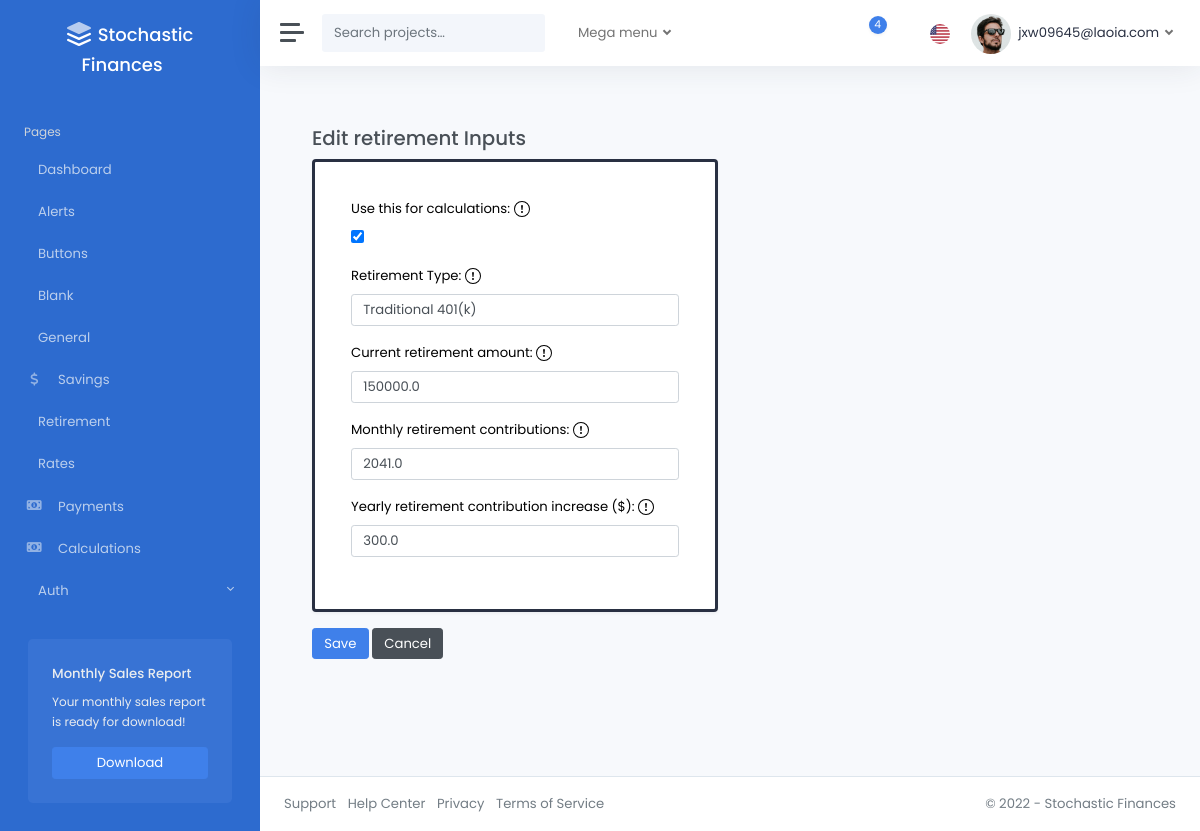
The page /retirement/7/edit/ (signed in) on the database as committed earlier.
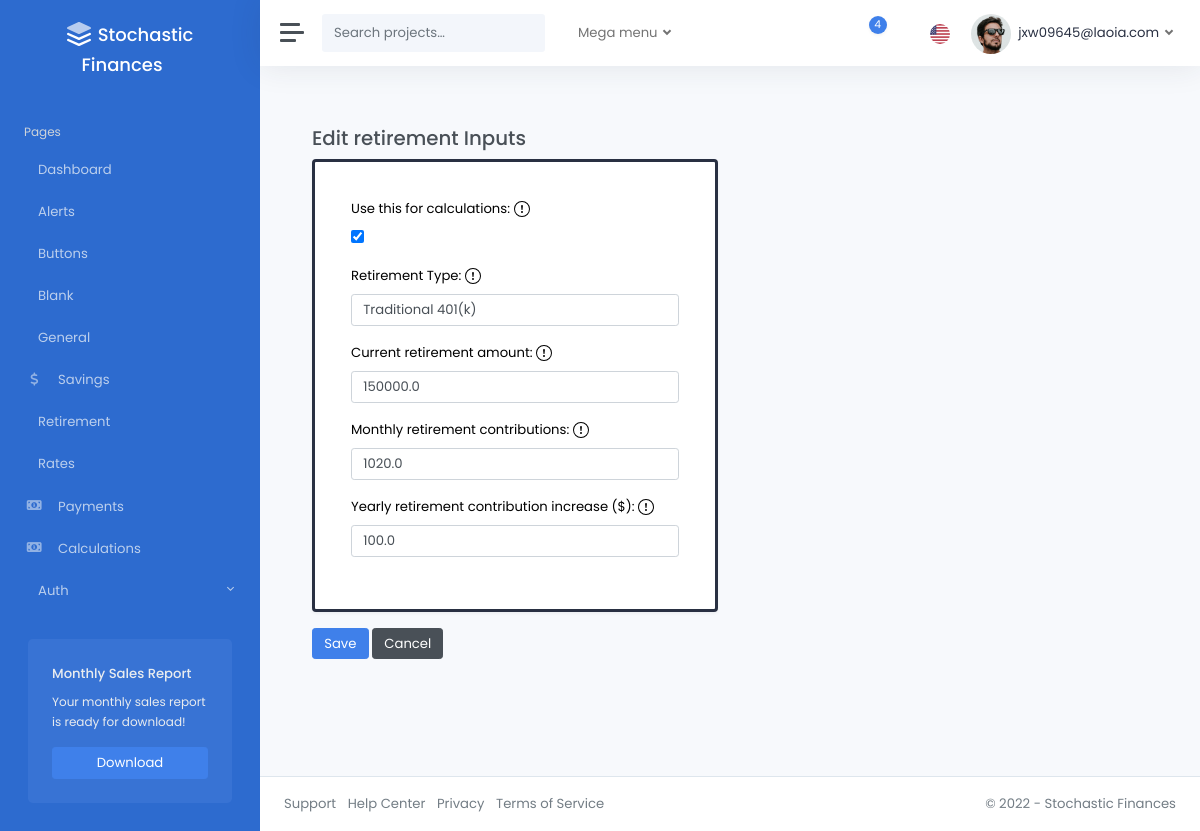
The same page on the database as committed later.
### pages/models.py (models this page shows)
class RetirementInputsModel(models.Model):
    RETIREMENT_TYPE_CHOICES = [
        ("traditional_401k", "Traditional 401(k)"),
        ("roth_401k", "Roth 401(k)"),
        ("traditional_ira", "Traditional IRA"),
        ("roth_ira", "Roth IRA"),
    ]
    is_active = models.BooleanField(default=False)
    retirement_type = models.CharField(
        max_length=20,
        choices=RETIREMENT_TYPE_CHOICES,
        default="traditional_401k",
    )
    base_retirement = models.FloatField(
        validators=[validate_base_retirement, decimal_validator]
    )
    base_retirement_per_mo = models.FloatField(
        validators=[validate_base_retirement_per_mo, decimal_validator]
    )
    base_retirement_per_yr_increase = models.FloatField(
        validators=[validate_base_retirement_per_yr_increase, decimal_validator]
    )
    created_by = models.ForeignKey(
        CustomUser,
        related_name="retirement_inputs",
        on_delete=models.CASCADE,
        null=True,
        blank=True,
    )
    modified_at = models.DateTimeField(auto_now=True)
    class Meta:
        verbose_name_plural = "Retirement_Inputs"

### pages/views.py (the view)
@login_required
def retirement_inputs_edit(request, pk):
    retirement_inputs = get_object_or_404(
        RetirementInputsModel, pk=pk, created_by=request.user
    )
    if request.method == "POST":
        form = RetirementInputsForm(request.POST, instance=retirement_inputs)
        if form.is_valid():
            form.save()
            return redirect("/retirement/")
    else:
        form = RetirementInputsForm(instance=retirement_inputs)
    return render(
        request,
        "pages/inputs_create.html",
        {
            "form": form,
            "descriptions": var_descriptions,
            "title": "Edit retirement Inputs",
        },
    )

### pages/forms.py
class RetirementInputsForm(forms.ModelForm):
    class Meta:
        model = RetirementInputsModel
        fields = [
            "is_active",
            "retirement_type",
            "base_retirement",
            "base_retirement_per_mo",
            "base_retirement_per_yr_increase",
        ]
        labels = {
            "is_active": "Use this for calculations",
            "retirement_type": "Retirement Type",
            "base_retirement": "Current retirement amount",
            "base_retirement_per_mo": "Monthly retirement contributions",
            "base_retirement_per_yr_increase": "Yearly retirement contribution increase ($)",
        }
        widgets = {
            "is_active": forms.CheckboxInput(),
            "retirement_type": forms.Select(attrs={"class": INPUT_CLASSES}),
            "base_retirement": forms.NumberInput(attrs={"class": INPUT_CLASSES}),
            "base_retirement_per_mo": forms.NumberInput(attrs={"class": INPUT_CLASSES}),
            "base_retirement_per_yr_increase": forms.NumberInput(
                attrs={"class": INPUT_CLASSES}
            ),
        }

### templates/pages/inputs_create.html (shortened to what this page needs)
{% extends 'layouts/_base.html' %}
{% load static %}
{% block content %}
<div class="container">
  <br />
  <h3>{{ title }}</h3>
  <form method="post" action="." id="createInputs" class="needs-validation" novalidate>
    {% load custom_filters %}
    <div class="row">
        <div class="col-md-6">
            <div class="card shadow border-dark px-3 py-3 mb-3 text-black" style="border-width: 3px;">
                <div class="card-body">
                    {% for field in form %}
                            <div class="mb-3">
                                <div class="tooltip-container" data-toggle="tooltip" data-placement="right" title="{{descriptions|dict_lookup:field.name}}">
                                    <label class="form-label">
                                        {{field.label_tag}}
                                    </label>
                                </div>
                                {% if field.errors %}
                                    <input type="text" class="form-control is-invalid" name="{{ field.name }}" value="{{ field.value|default_if_none:'' }}" id="{{field.id}}">
                                    <div class="invalid-feedback">
                                        {{ field.errors|striptags }}
                                    </div>
                                {% else %}
                                    {{ field }}
                                {% endif %}
                            </div>
                    {% endfor %}
                </div>
            </div>
        </div>
    </div>
    <button class="btn btn-primary">Save</button>
    <a href="{% url 'general_inputs_dashboard' %}" class="btn btn-secondary">Cancel</a>
</form>
</div>
{% endblock %}

Rows that differ between the two databases and show on the page:
changed RetirementInputsModel "Traditional 401(k)": base_retirement_per_mo "2041.0" → "1020.0"; base_retirement_per_yr_increase "300.0" → "100.0"
